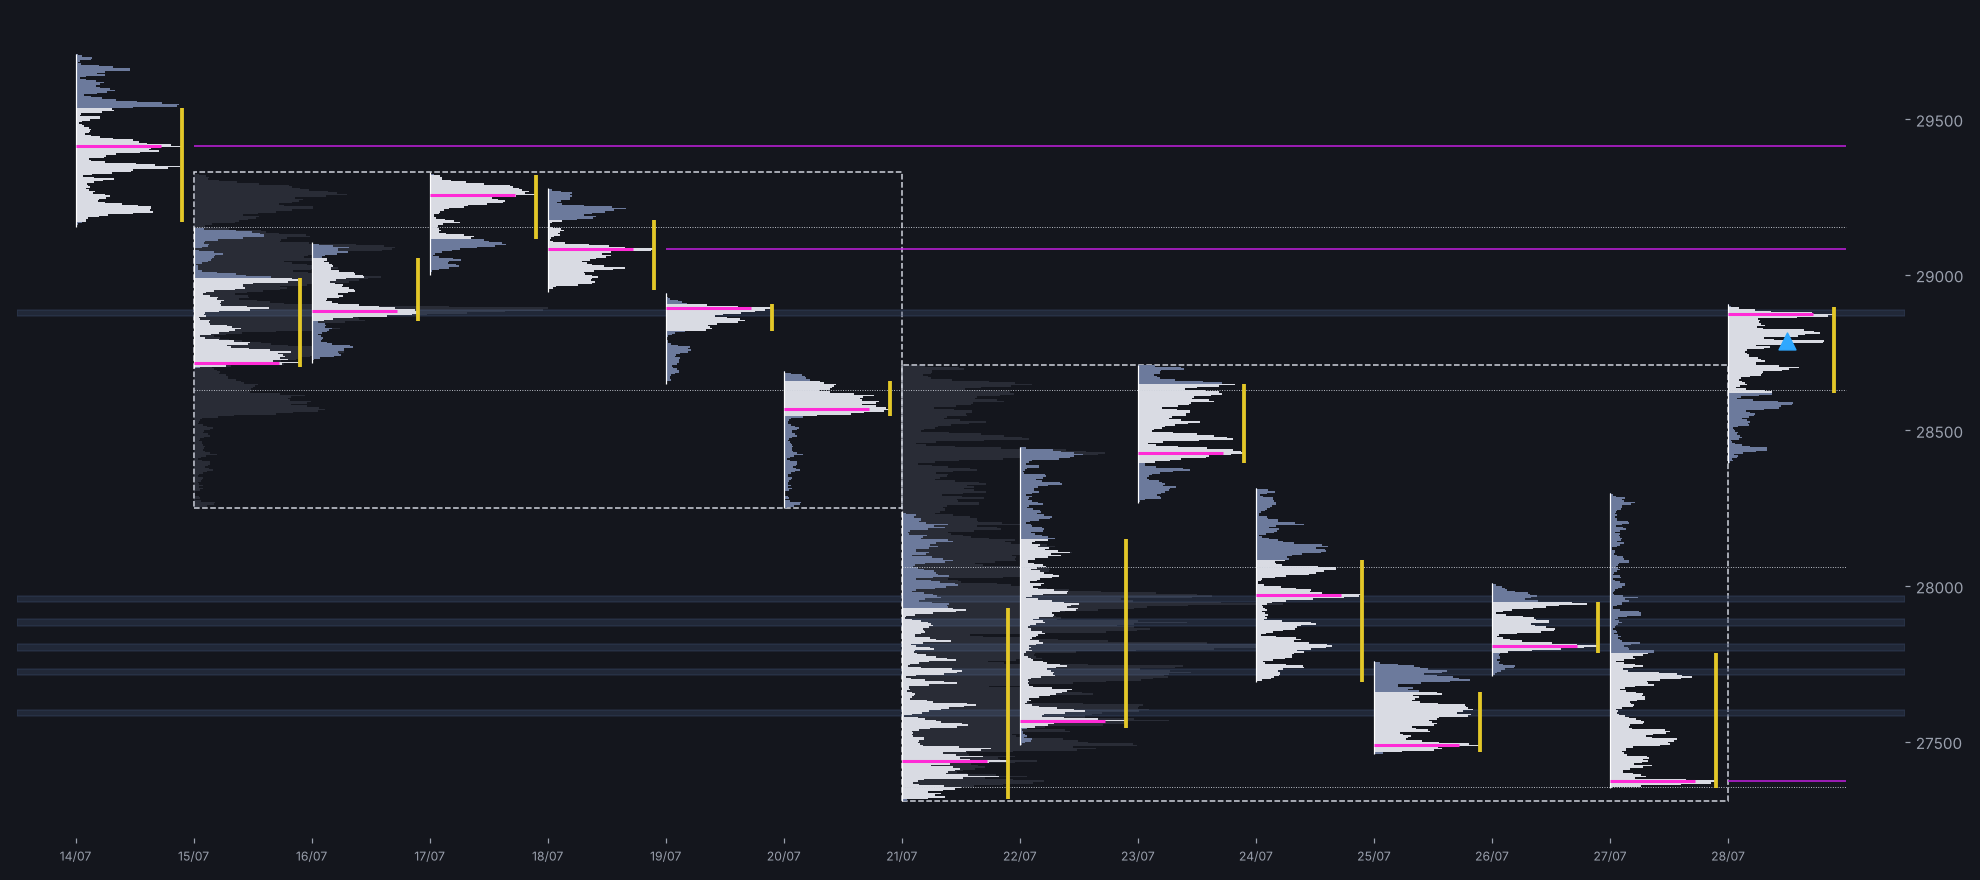

This chart was generated by the following Python code:
"""
Volume-profile balance setup (NQ futures).

Reproduces the chart layout from a Deepchart 30D / 1-tick screenshot:
  * one volume profile per session, with its POC (magenta) and value area
  * naked POCs extended to the right until price trades through them
  * multi-day balance areas (composite profiles) drawn as boxes
  * HVN / LVN zones from the composite (blue = support, red = resistance)

and adds the trade logic that the layout is built for:
  * FADE      - price probes outside a balance edge, fails to hold, and
                closes back inside -> trade back to the composite POC
  * BREAKOUT  - price closes outside the balance edge for N bars in a row
                (acceptance) -> trade to the next naked POC / prior balance

Input: 1-minute OHLCV bars with a tz-aware DatetimeIndex
       columns: open, high, low, close, volume

Run `python profile_setup.py` for a demo on synthetic data, or
`python profile_setup.py your_nq_1m.csv` with real data
(CSV columns: timestamp, open, high, low, close, volume).
"""
from __future__ import annotations

import sys
from dataclasses import dataclass, field

import numpy as np
import pandas as pd

# --------------------------------------------------------------------------
# Parameters
# --------------------------------------------------------------------------
TICK = 0.25              # NQ tick size
BIN = 5.0                # profile row height in points (20 ticks)
VALUE_AREA = 0.70        # 70% value area
SESSION_TZ = "America/New_York"
SESSION_START_HOUR = 18  # CME Globex session opens 18:00 ET

BALANCE_MAX_RANGE_PCT = 0.06   # composite range must stay under 6% of price
BALANCE_MIN_SESSIONS = 3       # need at least 3 overlapping sessions
ACCEPT_BARS = 2                # 30-min closes outside edge = acceptance
FADE_MAX_BARS = 2              # probe must close back inside within N bars
MIN_PROBE = 10.0               # points a probe must exceed the edge by to count
MIN_STOP = 25.0                # points; NQ noise floor for a stop
STOP_BUFFER = 2.0              # points beyond the probe extreme


# --------------------------------------------------------------------------
# Profiles
# --------------------------------------------------------------------------
@dataclass
class Profile:
    start: pd.Timestamp
    end: pd.Timestamp
    hist: pd.Series              # index = bin price (low edge), values = volume
    poc: float = field(init=False)
    vah: float = field(init=False)
    val: float = field(init=False)
    high: float = field(init=False)
    low: float = field(init=False)

    def __post_init__(self):
        self.high = float(self.hist.index.max() + BIN)
        self.low = float(self.hist.index.min())
        self.poc, self.vah, self.val = value_area(self.hist)


def build_hist(bars: pd.DataFrame) -> pd.Series:
    """Spread each bar's volume evenly across the price bins it touched."""
    lo = np.floor(bars["low"].to_numpy() / BIN) * BIN
    hi = np.floor(bars["high"].to_numpy() / BIN) * BIN
    vol = bars["volume"].to_numpy(dtype=float)
    n = ((hi - lo) / BIN).astype(int) + 1
    prices = np.concatenate([l + BIN * np.arange(k) for l, k in zip(lo, n)])
    vols = np.repeat(vol / n, n)
    return pd.Series(vols, index=prices).groupby(level=0).sum().sort_index()


def value_area(hist: pd.Series, pct: float = VALUE_AREA):
    """Classic CBOT value area: grow out from the POC two rows at a time."""
    prices, vols = hist.index.to_numpy(), hist.to_numpy()
    i_poc = int(np.argmax(vols))
    lo = hi = i_poc
    total, target = vols[i_poc], vols.sum() * pct
    while total < target and (lo > 0 or hi < len(vols) - 1):
        up = vols[hi + 1: hi + 3].sum() if hi < len(vols) - 1 else -1
        dn = vols[max(lo - 2, 0): lo].sum() if lo > 0 else -1
        if up >= dn:
            step = min(2, len(vols) - 1 - hi)
            total += vols[hi + 1: hi + 1 + step].sum(); hi += step
        else:
            step = min(2, lo)
            total += vols[lo - step: lo].sum(); lo -= step
    poc = prices[i_poc] + BIN / 2
    return float(poc), float(prices[hi] + BIN), float(prices[lo])


def session_ids(index: pd.DatetimeIndex) -> pd.Series:
    """Trading date: bars after 18:00 ET belong to the next day's session."""
    et = index.tz_convert(SESSION_TZ)
    shifted = et + pd.Timedelta(hours=24 - SESSION_START_HOUR)
    return pd.Series(shifted.date, index=index)


def session_profiles(df: pd.DataFrame) -> list[Profile]:
    out = []
    for _, bars in df.groupby(session_ids(df.index)):
        if len(bars) < 30:
            continue
        out.append(Profile(bars.index[0], bars.index[-1], build_hist(bars)))
    return out


# --------------------------------------------------------------------------
# Naked POCs, balance areas, HVN/LVN
# --------------------------------------------------------------------------
def naked_pocs(df: pd.DataFrame, profiles: list[Profile]) -> list[tuple[pd.Timestamp, float]]:
    """POCs that no later bar has traded through."""
    out = []
    for p in profiles:
        later = df.loc[df.index > p.end]
        touched = ((later["low"] <= p.poc) & (later["high"] >= p.poc)).any()
        if not touched:
            out.append((p.end, p.poc))
    return out


def balance_areas(df: pd.DataFrame, profiles: list[Profile]) -> list[Profile]:
    """
    Group consecutive sessions whose value area sits inside the running
    composite range (price keeps rotating back into it), while the
    composite range stays tight.
    Each group of >= BALANCE_MIN_SESSIONS becomes a composite profile.
    """
    groups, cur = [], [profiles[0]]
    for p in profiles[1:]:
        hi = max(x.high for x in cur + [p])
        lo = min(x.low for x in cur + [p])
        c_hi = max(x.high for x in cur)
        c_lo = min(x.low for x in cur)
        overlaps = p.val <= c_hi and p.vah >= c_lo
        tight = (hi - lo) / lo <= BALANCE_MAX_RANGE_PCT
        if overlaps and tight:
            cur.append(p)
        else:
            groups.append(cur); cur = [p]
    groups.append(cur)

    comps = []
    for g in groups:
        if len(g) >= BALANCE_MIN_SESSIONS:
            bars = df.loc[g[0].start: g[-1].end]
            comps.append(Profile(g[0].start, g[-1].end, build_hist(bars)))
    return comps


def hvn_lvn(p: Profile, smooth_pts: float = 60.0, hvn_min: float = 0.7, lvn_max: float = 0.4):
    """
    Peaks (HVN) and troughs (LVN) of the smoothed composite.
    HVN = local max above hvn_min * max volume  -> acceptance / support-resistance
    LVN = local min below lvn_max * max volume, between two HVNs -> fast-move zones
    """
    win = max(3, int(smooth_pts / BIN))
    v = p.hist.reindex(np.arange(p.hist.index.min(), p.hist.index.max() + BIN, BIN), fill_value=0)
    v = v.rolling(win, center=True, min_periods=1).mean()
    arr, px = v.to_numpy(), v.index.to_numpy() + BIN / 2
    top = arr.max()
    peaks = [i for i in range(1, len(arr) - 1)
             if arr[i] >= arr[i - 1] and arr[i] > arr[i + 1] and arr[i] >= hvn_min * top]
    merged = []                       # merge peaks closer than smooth_pts
    for i in peaks:
        if merged and px[i] - px[merged[-1]] < smooth_pts:
            if arr[i] > arr[merged[-1]]:
                merged[-1] = i
        else:
            merged.append(i)
    peaks = merged
    hvn = [float(px[i]) for i in peaks]
    lvn = []
    for a, b in zip(peaks, peaks[1:]):
        j = a + int(np.argmin(arr[a:b + 1]))
        if arr[j] <= lvn_max * top:
            lvn.append(float(px[j]))
    return hvn, lvn


# --------------------------------------------------------------------------
# Signals
# --------------------------------------------------------------------------
@dataclass
class Signal:
    time: pd.Timestamp
    kind: str          # FADE_SHORT / FADE_LONG / BREAKOUT_LONG / BREAKOUT_SHORT
    entry: float
    stop: float
    target: float

    @property
    def rr(self) -> float:
        return abs(self.target - self.entry) / max(abs(self.entry - self.stop), TICK)


def signals(df: pd.DataFrame, comp: Profile, levels: list[float], after: pd.Timestamp,
            until: pd.Timestamp | None = None) -> list[Signal]:
    """
    Scan 30-min bars between `after` and `until` for fade / breakout triggers.
    `levels` = reference prices outside this balance (naked POCs, other
    balances' POC/edges) used as breakout targets.
    """
    window = df.loc[df.index > after] if until is None else df.loc[(df.index > after) & (df.index < until)]
    b = window.resample("30min").agg(
        {"open": "first", "high": "max", "low": "min", "close": "last", "volume": "sum"}
    ).dropna()
    hi, lo, poc = comp.high, comp.low, comp.poc
    out: list[Signal] = []

    def long_stop(entry, extreme):
        return min(extreme - STOP_BUFFER, entry - MIN_STOP)

    def short_stop(entry, extreme):
        return max(extreme + STOP_BUFFER, entry + MIN_STOP)

    def next_level(entry, risk, up):
        cands = [x for x in levels if (x >= entry + risk if up else x <= entry - risk)]
        if cands:
            return min(cands) if up else max(cands)
        return entry + (hi - lo) / 2 if up else entry - (hi - lo) / 2  # measured move

    above = below = 0                 # consecutive closes outside each edge
    probe_hi = probe_lo = None        # extreme of the current excursion
    for t, r in b.iterrows():
        # track the excursion outside the balance
        if r.high > hi + MIN_PROBE:
            probe_hi = r.high if probe_hi is None else max(probe_hi, r.high)
        if r.low < lo - MIN_PROBE:
            probe_lo = r.low if probe_lo is None else min(probe_lo, r.low)
        above = above + 1 if r.close > hi else 0
        below = below + 1 if r.close < lo else 0

        # acceptance -> breakout (stop goes back inside the balance)
        if above == ACCEPT_BARS:
            stop = long_stop(r.close, hi - MIN_STOP)
            out.append(Signal(t, "BREAKOUT_LONG", r.close, stop, next_level(r.close, r.close - stop, True)))
        if below == ACCEPT_BARS:
            stop = short_stop(r.close, lo + MIN_STOP)
            out.append(Signal(t, "BREAKOUT_SHORT", r.close, stop, next_level(r.close, stop - r.close, False)))

        # rejection -> fade back to composite POC
        # (probe outside, then a close back inside before acceptance builds)
        if probe_hi is not None and r.close <= hi:
            if above == 0 and 0 < _bars_outside(b, t, hi, True) <= FADE_MAX_BARS + 1:
                out.append(Signal(t, "FADE_SHORT", r.close, short_stop(r.close, probe_hi), poc))
            probe_hi = None
        if probe_lo is not None and r.close >= lo:
            if below == 0 and 0 < _bars_outside(b, t, lo, False) <= FADE_MAX_BARS + 1:
                out.append(Signal(t, "FADE_LONG", r.close, long_stop(r.close, probe_lo), poc))
            probe_lo = None
    return out


def _bars_outside(b: pd.DataFrame, t, edge: float, up: bool) -> int:
    """How many bars up to and including t poked through `edge` in this excursion."""
    n = 0
    for _, r in b.loc[:t].iloc[::-1].iterrows():
        if (r.high > edge) if up else (r.low < edge):
            n += 1
        else:
            break
    return n


# --------------------------------------------------------------------------
# Chart
# --------------------------------------------------------------------------
def plot(df, profiles, comps, npocs, sigs, path="profile_setup.png"):
    import matplotlib
    matplotlib.use("Agg")
    import matplotlib.pyplot as plt
    from matplotlib.patches import Rectangle

    fig, ax = plt.subplots(figsize=(18, 8), facecolor="#14161d")
    ax.set_facecolor("#14161d")
    x_of = {p.start: i for i, p in enumerate(profiles)}
    width = 0.9

    def xpos(ts):
        return max(i for p, i in x_of.items() if p <= ts) if ts >= profiles[0].start else 0

    # composite balance boxes + HVN/LVN zones
    for c in comps:
        x0, x1 = xpos(c.start), xpos(c.end) + 1
        ax.add_patch(Rectangle((x0, c.low), x1 - x0, c.high - c.low,
                               fill=False, ec="#cfd3dc", lw=1, ls="--"))
        ax.hlines([c.vah, c.val], x0, len(profiles), colors="#cfd3dc", lw=0.6, ls=":")
        hvn, lvn = hvn_lvn(c)
        for h in hvn:
            ax.axhspan(h - BIN * 2, h + BIN * 2, color="#3b4a6b", alpha=0.35)
        for l in lvn:
            ax.axhspan(l - BIN * 2, l + BIN * 2, color="#6b2f3b", alpha=0.35)
        ch = c.hist / c.hist.max() * (x1 - x0) * 0.5
        ax.barh(ch.index + BIN / 2, ch.values, height=BIN, left=x0,
                color="#8a93ad", alpha=0.18)

    # session profiles
    for i, p in enumerate(profiles):
        h = p.hist / p.hist.max() * width
        in_va = (h.index >= p.val) & (h.index < p.vah)
        ax.barh(h.index + BIN / 2, h.values, height=BIN, left=i,
                color=np.where(in_va, "#d9dbe3", "#6c7a9c"))
        ax.vlines(i, p.low, p.high, colors="white", lw=0.8)
        ax.vlines(i + width, p.val, p.vah, colors="#e3c728", lw=2.5)
        ax.hlines(p.poc, i, i + width * 0.8, colors="#ff2bd6", lw=2)

    # naked POCs
    for ts, px in npocs:
        ax.hlines(px, xpos(ts) + 1, len(profiles), colors="#c21fe0", lw=1)

    # signals
    marks = {"FADE_SHORT": ("v", "#ff4d4d"), "FADE_LONG": ("^", "#3ddc84"),
             "BREAKOUT_LONG": ("^", "#2fa8ff"), "BREAKOUT_SHORT": ("v", "#ff9f1a")}
    for s in sigs:
        m, col = marks[s.kind]
        ax.scatter(xpos(s.time) + 0.5, s.entry, marker=m, s=120, color=col, zorder=5)

    ax.set_xticks(range(len(profiles)))
    ax.set_xticklabels([p.end.tz_convert(SESSION_TZ).strftime("%d/%m") for p in profiles],
                       color="#9aa0ad", fontsize=8)
    ax.yaxis.tick_right(); ax.tick_params(colors="#9aa0ad")
    ax.set_xlim(-0.5, len(profiles) + 0.5)
    for s in ax.spines.values():
        s.set_visible(False)
    fig.tight_layout(); fig.savefig(path, dpi=110)
    return path


# --------------------------------------------------------------------------
# Demo data / entry point
# --------------------------------------------------------------------------
def synthetic_nq(days: int = 15, seed: int = 7) -> pd.DataFrame:
    """Trend -> balance -> rally-to-edge path, roughly like the screenshot."""
    rng = np.random.default_rng(seed)
    idx = pd.date_range("2026-07-13 22:00", periods=days * 1440, freq="1min", tz="UTC")
    anchors = np.interp(np.linspace(0, 1, len(idx)),
                        [0, .12, .25, .45, .52, .62, .75, .85, .90, .935, .965, 1],
                        [29700, 28700, 29300, 28500, 27350, 28700, 27500, 28000, 27350, 28450, 28880, 28600])
    noise = np.cumsum(rng.normal(0, 3, len(idx)))
    noise -= pd.Series(noise).rolling(240, min_periods=1).mean().to_numpy()
    close = np.round((anchors + noise) / TICK) * TICK
    open_ = np.r_[close[0], close[:-1]]
    wick = np.abs(rng.normal(0, 4, len(idx)))
    df = pd.DataFrame({
        "open": open_, "close": close,
        "high": np.maximum(open_, close) + np.round(wick / TICK) * TICK,
        "low": np.minimum(open_, close) - np.round(wick[::-1] / TICK) * TICK,
        "volume": rng.integers(50, 600, len(idx)),
    }, index=idx)
    return df[df.index.tz_convert(SESSION_TZ).hour != 17]   # CME daily break


def load_csv(path: str) -> pd.DataFrame:
    df = pd.read_csv(path, parse_dates=["timestamp"]).set_index("timestamp")
    if df.index.tz is None:
        df.index = df.index.tz_localize("UTC")
    return df[["open", "high", "low", "close", "volume"]]


def main(argv):
    df = load_csv(argv[1]) if len(argv) > 1 else synthetic_nq()
    profiles = session_profiles(df)
    # balances are built from completed sessions; the latest session is what we trade
    comps = balance_areas(df, profiles[:-1])
    npocs = naked_pocs(df, profiles[:-1])   # the developing session's POC is not "naked" yet

    print(f"{len(profiles)} sessions, {len(comps)} balance areas, {len(npocs)} naked POCs\n")
    for p in profiles:
        print(f"  {p.end.tz_convert(SESSION_TZ):%d/%m}  POC {p.poc:9.2f}  "
              f"VA {p.val:9.2f}-{p.vah:9.2f}  range {p.low:9.2f}-{p.high:9.2f}")

    all_sigs = []
    for k, c in enumerate(comps):
        hvn, lvn = hvn_lvn(c)
        print(f"\nBalance {c.start.tz_convert(SESSION_TZ) + pd.Timedelta(hours=6):%d/%m}-{c.end.tz_convert(SESSION_TZ):%d/%m}: "
              f"{c.low:.2f}-{c.high:.2f}  POC {c.poc:.2f}  VA {c.val:.2f}-{c.vah:.2f}")
        print(f"  HVN {[round(x) for x in hvn]}\n  LVN {[round(x) for x in lvn]}")
        nxt = comps[k + 1].start if k + 1 < len(comps) else None
        levels = [px for _, px in npocs] + [x for o in comps if o is not c for x in (o.poc, o.high, o.low)]
        sigs = signals(df, c, levels, after=c.end, until=nxt)
        for s in sigs:
            print(f"  {s.time.tz_convert(SESSION_TZ):%d/%m %H:%M}  {s.kind:<14} "
                  f"entry {s.entry:9.2f}  stop {s.stop:9.2f}  target {s.target:9.2f}  R:R {s.rr:.1f}")
        all_sigs += sigs

    print("\nchart ->", plot(df, profiles, comps, npocs, all_sigs))


if __name__ == "__main__":
    main(sys.argv)
